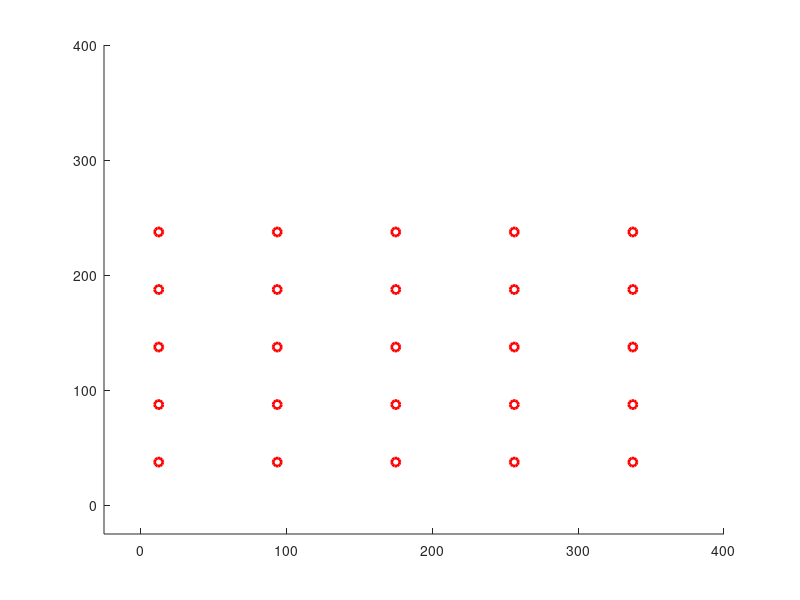

Source code (MATLAB): (Note: this script raises an error after producing the figure.)
%% Variable Setup
grid_size = [15 15];
grid_w = 25;
max_step = 20000;
tol_wp = 10;
tol_transform = pi/50;
Dy_angv_transform = pi/8;
tol_heading = pi/7;

cvg_sample_side = [20 20];

Algorithm = 'square_waypoint';
Serial_port = 'COM12';
baudrate = 9600;

is_heading_correction = false;
is_coverage_map = false;
is_calculate_coverage = true;
is_wp_disappear_upon_reach = false;
is_grid_on = true;
is_xbee_on = false;
is_fixed_offset = true;
is_streaming_on = false;


fixed_offset = [96.5 -54.5];
starting_grid = [1 2];
robot_weight = [1.5 1.5 1.5 1.5];
robot_Form = 1;

time_interval = 5;

max_pos_initialize = 5;

%% Variable initialization


heading = [0 0 pi pi];

time_pause = time_interval/100;

pos_uwb_offset = [0 -3];
pos_uwb_raw =  zeros(2, max_step);
pos_uwb = zeros(2, max_step);

pos_center = zeros(4, 2, max_step);

heading = zeros(4, max_step);

Grid_setup = zeros(grid_size(1),  grid_size(2));
Grid_current =  zeros(grid_size(1),  grid_size(2), max_step);
Grid_visited =  zeros(grid_size(1),  grid_size(2), max_step);

Dy_force = zeros(4, 2, max_step);
Dy_a = zeros(4, 2, max_step);
Dy_v = zeros(4, 2, max_step);

Wp = [];
wp_current = 1;
Circle_Wp = [];

is_rotating = false;

Line_Robot = [];
Line_Robot_area = [];
Line_Border = [];
loc_center = [0 0];

RobotShapes = [0 0 0 0 ;
                        0 0 pi pi;
                        0 0 0 -pi;
                        -pi 0 0 0;
                        -pi 0 0 -pi;
                        -pi/2 0 pi 0;
                        -pi/2 0 pi pi/2];
                    
char_command = '';
Cvg = [];
count_cvg_point = 0;
cvg_sample_w = grid_w*[grid_size(1)/cvg_sample_side(1) grid_size(2)/cvg_sample_side(2)];
grid_dhw = sqrt(2) / 2 * grid_w;

count_pos_initialize = 0;
is_pos_initialized = false;
pos_initial = [];

if (is_xbee_on)
    delete(instrfindall);
    arduino = serial(Serial_port,'BaudRate',baudrate);
    fopen(arduino);
end

for idxx = 1:(cvg_sample_side(2)+1)
    for idxy = 1:(cvg_sample_side(1)+1)
        Cvg = [Cvg; cvg_sample_w(1)*(idxy-1) cvg_sample_w(2)*(idxx-1) 0];
    end
end

    for idx = 1: 10
        if (mod(idx, 4) == 1)
            Wp = [Wp; 0.5*grid_w  (idx+0.5)*grid_w 1];
            Wp = [Wp; (0.5+(grid_size(2)-2)*1/4.0)*grid_w  (idx+0.5)*grid_w 7];
            Wp = [Wp; (0.5+(grid_size(2)-2)*2/4.0)*grid_w  (idx+0.5)*grid_w 5];
            Wp = [Wp; (0.5+(grid_size(2)-2)*3/4.0)*grid_w  (idx+0.5)*grid_w 5];
        end
        if (mod(idx, 4) == 2)
            Wp = [Wp; (grid_size(2) - 1.5)*grid_w  (idx-0.5)*grid_w 2];
        end
        if (mod(idx, 4) == 3)
            Wp = [Wp; (grid_size(2) - 1.5)*grid_w (idx+0.5)*grid_w 2];
            Wp = [Wp; (grid_size(2) - 1.5 - (grid_size(2)-2)*1/4.0)*grid_w  (idx+0.5)*grid_w 2];
            Wp = [Wp; (grid_size(2) - 1.5 - (grid_size(2)-2)*2/4.0)*grid_w  (idx+0.5)*grid_w 2];
            Wp = [Wp; (grid_size(2) - 1.5 - (grid_size(2)-2)*3/4.0)*grid_w  (idx+0.5)*grid_w 2];
        end
        if (mod(idx, 4) == 0)
            Wp = [Wp; 0.5*grid_w  (idx-0.5)*grid_w 2];
        end
    end

%% DRAW MAP
figure(1)
axis([-grid_w grid_w*(grid_size(1)+1) -grid_w grid_w*(grid_size(2)+1)])
hold on

 % Draw Waypoints
for idx = 1: size(Wp,1)
    Circle_Wp(idx) = plot(Wp(idx, 1), Wp(idx, 2),'Color', 'r', 'LineWidth', 2, 'Marker', 'o');
end
txt_endLine = [0 0];
txt_endLine_last = [0 0];

%% Square Waypoint  (SW)

if ( strcmp( Algorithm, 'square_waypoint'))
    
    % Algorithm Setup
    occup_start = [2 1; 1 1; 1 2; 2 2];
    
    for idx = 1: 4
        Grid_current( occup_start( idx, 1), occup_start( idx, 2), 1) = idx ;
        Grid_visited( occup_start( idx, 1), occup_start( idx, 2), 1) = 1;
    end 
    pos_uwb_raw(:, 1) = pos_uwb_offset;
    pos_uwb(:, 1) = pos_uwb_raw(:, 1);

    % Algorithm Main Loop
    for step = 1:max_step
        
        % Pause function
        pause(time_pause);
           
        % Robot Dynamics
        
        %for robidx = 1:4
        %Dy_v(:, :, step) = robotMovement(char_command, heading, 2);
            %Dy_force(robidx, :, step) = (Wp(wp_current, :) - pos_uwb(:,step).') / 250;
            %Dy_a(robidx, :, step) = Dy_force(robidx, :, step)  / robot_weight(robidx);
            %Dy_v(robidx, :, step+1) = Dy_v(robidx, :, step) + Dy_a(robidx, :, step) * time_interval;
        %end
       
        %pos_uwb(:, step)  
        %Wp(wp_current, :) 
        %norm(pos_uwb(:, step) - Wp(wp_current, :))

        
        % streaming input
        
        if (is_streaming_on)
            
            fid = fopen('C:\Marvelmind\dashboard\logs\TestLog.txt','rt');
            txt_Streaming = textscan(fid, '%f %f %f %f %f %f %f %f %f %f %f %f %f %f %f', 'delimiter', ',','collectoutput',true...
                  , 'HeaderLines', 3);
            txt_Streaming=txt_Streaming{1};
            fclose(fid);
            txt_rows=size(txt_Streaming,1);
            txt_endLine = txt_Streaming(end, 5:6);
            %txt_endLine = [txt_endLine(1)*100  txt_endLine(2)*100] - pos_uwb_offset;
            if (is_fixed_offset) 
                txt_endLine = txt_endLine*100 + fixed_offset
            end

            if (~is_pos_initialized && (txt_endLine(1) ~= 0 &&  ~isnan(txt_endLine(1))  &&  txt_endLine(2) ~= 0 &&  ~isnan(txt_endLine(2))))
                if (txt_endLine(1) < 1000 && txt_endLine(2) < 1000)
                    count_pos_initialize = count_pos_initialize+1;
                    pos_initial = [pos_initial; txt_endLine];
                    if count_pos_initialize >= max_pos_initialize
                        txt_endLine_last = mean(pos_initial);
                        is_pos_initialized = true;
                        disp('Position initialized!');
                        pos_uwb_offset = txt_endLine_last - starting_grid * grid_w;
                        txt_endLine_last = starting_grid * grid_w;
                    end
                    pos_uwb(:, step+1) = pos_uwb(:, step);
                end
            elseif  (is_pos_initialized && txt_endLine(1) ~= 0 &&  ~isnan(txt_endLine(1))  &&  txt_endLine(2) ~= 0 &&  ~isnan(txt_endLine(2)) )
                if (txt_endLine_last(1) ~= txt_endLine(1) || txt_endLine_last(2) ~= txt_endLine(2)) 
                    %txt_endLine_last
                    %txt_endLine
                    if norm(txt_endLine_last - txt_endLine) < 30
                        line([txt_endLine_last(1) txt_endLine(1)], [txt_endLine_last(2) txt_endLine(2)]);
                        txt_endLine_last = txt_endLine;
                        pos_uwb(:, step+1) = txt_endLine_last.'*0.8 + 0.2*pos_uwb(:, step);
                    else
                        pos_uwb(:, step+1) = pos_uwb(:, step);
                    end
                else
                    pos_uwb(:, step+1) = pos_uwb(:, step);
                end
            else
                 pos_uwb(:, step+1) = pos_uwb(:, step);
            end
        end
        
        if(norm(pos_uwb(:, step).' - Wp(wp_current, 1:2)) < tol_wp )
            if (is_wp_disappear_upon_reach)
                delete(Circle_Wp(wp_current));
            end
            wp_current = wp_current + 1;
        end
        
        is_require_transform = false;
        for rbtidx = 1:4
            if abs(heading(rbtidx) - RobotShapes(Wp(wp_current, 3),rbtidx)) > tol_transform
                is_require_transform = true;
            end
        end
        
        if (robot_Form ~= Wp(wp_current, 3) && is_require_transform)
            is_transforming = true;
        else 
            robot_Form = Wp(wp_current, 3);
            is_transforming = false;
        end
        
        if (~is_pos_initialized && is_streaming_on)
            pos_uwb(:, step+1) = pos_uwb(:, step);
        elseif (is_transforming)
            heading = robotTransformation(Wp(wp_current, 3), heading, RobotShapes, tol_transform, Dy_angv_transform);
            pos_uwb(:, step+1) = pos_uwb(:, step);
        elseif (heading(2) > tol_heading && is_heading_correction ) 
            [Dy_v(:, :, step), heading] = robotMovement('l', heading, 0);
            pos_uwb(:, step+1) = pos_uwb(:, step);
        elseif (heading(2) < - tol_heading && is_heading_correction) 
            [Dy_v(:, :, step), heading]  = robotMovement('r', heading, 0);
            pos_uwb(:, step+1) = pos_uwb(:, step);
        else
             if abs(Wp(wp_current, 1) - pos_uwb(1,step)) > abs(Wp(wp_current, 2) - pos_uwb(2,step)) 
                if Wp(wp_current, 1) - pos_uwb(1,step) > 0
                    char_command = 'R';
                else
                    char_command = 'L';
                end
            else
                if Wp(wp_current, 2) - pos_uwb(2,step) > 0
                    char_command = 'F';
                else
                    char_command = 'B';
                end
             end
            
            %[Dy_v(:, :, step), heading]  = robotMovement(char_command, heading, 2);
            
            if (~is_streaming_on)
                [Dy_v(:, :, step), heading]  = robotMovement(char_command, heading, 2);
                pos_uwb(:, step+1) = Dy_v(2, :, step).' * time_interval+...
                                            0.2* (pos_uwb(:, step) + rand * 10 - 5) + 0.8* pos_uwb(:, step);
            end
            
            %pos_uwb(:, step+1) = Dy_v(2, :, step).' * time_interval+...
           %                                 0.2* (pos_uwb(:, step) + rand * 10 - 5) + 0.8* pos_uwb(:, step);
           % for rbtidx = 1:4
           %     heading(rbtidx) = 0.6 * heading(rbtidx) + 0.4 * (rand - 0.5) * 0.1 ;
           % end
           %heading(2) = 0.6 * heading(2) + 0.4 * (rand - 0.5)  ;
           %heading(1) = heading(2);
           %heading(3) = heading(2);
           %heading(4) = heading(2);
        end
        
        %pos_uwb(:, step)
        % Robot Commands
        %char_command
        if (is_xbee_on)
            writedata = char(char_command);
            fwrite(arduino,writedata,'char');
        end
        %readData = fscanf(arduino, '%c', 1)
        
        
        % update uwb here
        %pos_uwb(1, step+1) = pos_uwb(1, step) + (1+ 0.1* step)* sin(step / 5);
        %pos_uwb(2, step+1) = pos_uwb(2, step) + (1+ 0.08* step)* cos(step / 5);
        
        % calibrate pos here
        pos_x = pos_uwb(1,step);
        pos_nx = pos_uwb(1, step+1);
        pos_y = pos_uwb(2,step);
        pos_ny = pos_uwb(2, step+1);
        
        
        % remove previous robot line plot
        if (~isempty(Line_Robot))
            delete(Line_Robot)
        end
        Line_Robot = [];
        Line_Border = [];
        
        % Draw Robot
        
        pos_center(2,:, step) = [pos_x pos_y];
        pos_center(1,:, step) =  pos_center(2,:,step) + grid_dhw* ...
                                   [sin(pi/4 - heading(2))-cos(pi/4 - heading(1)) ...
                                    -cos(pi/4 - heading(2))-sin(pi/4 - heading(1))];
        pos_center(3,:, step) =  pos_center(2,:,step) + grid_dhw* ...
                                   [cos(pi/4 - heading(2))+sin(heading(3) - pi/4) ...
                                    sin(pi/4 - heading(2))+cos(heading(3) - pi/4)];
        pos_center(4,:, step) =  pos_center(3,:,step) + grid_dhw* ...
                                   [sin(-pi/4 + heading(3))+sin(pi/4 + heading(4)) ...
                                    cos(-pi/4 + heading(3))+cos(pi/4 + heading(4))]; 
        
        pos_center(2,:, step+1) = [pos_nx pos_ny];
        pos_center(1,:, step+1) =  pos_center(2,:, step+1) + grid_dhw* ...
                                   [sin(pi/4 - heading(2))-cos(pi/4 - heading(1)) ...
                                    -cos(pi/4 - heading(2))-sin(pi/4 - heading(1))];
        pos_center(3,:, step+1) =  pos_center(2,:, step+1) + grid_dhw* ...
                                   [cos(pi/4 - heading(2))+sin(heading(3) - pi/4) ...
                                    sin(pi/4 - heading(2))+cos(heading(3) - pi/4)];
        pos_center(4,:, step+1) =  pos_center(3,:,step+1)  + grid_dhw* ...
                                   [sin(-pi/4 + heading(3))+sin(pi/4 + heading(4)) ...
                                    cos(-pi/4 + heading(3))+cos(pi/4 + heading(4))]; 
        

        
        % plot robot BG
        if (is_coverage_map == 1)
            for robidx = 1:4
            Line_Robot(robidx,1) = line([pos_center(robidx, 1, step)+grid_dhw*cos(pi/4 - heading(robidx)) ...
                                                     pos_center(robidx, 1, step)+grid_dhw*sin(pi/4 - heading(robidx))], ...
                                                    [pos_center(robidx, 2, step)+grid_dhw*sin(pi/4 -  heading(robidx)) ...
                                                     pos_center(robidx, 2, step)+grid_dhw*-cos(pi/4 -  heading(robidx))], 'Color', 'yellow', 'LineWidth', 2);
            Line_Robot(robidx,2) = line([pos_center(robidx, 1, step)+grid_dhw*cos(pi/4 -  heading(robidx))... 
                                                     pos_center(robidx, 1, step)+grid_dhw*-sin(pi/4 -  heading(robidx))], ...
                                                    [ pos_center(robidx, 2, step)+grid_dhw*sin(pi/4 -  heading(robidx))...
                                                      pos_center(robidx, 2, step)+grid_dhw*cos(pi/4 -  heading(robidx))], 'Color', 'yellow', 'LineWidth', 2);
            Line_Robot(robidx,3) = line([pos_center(robidx, 1, step)+grid_dhw*-cos(pi/4 -  heading(robidx)) ...
                                                     pos_center(robidx, 1, step)+grid_dhw*-sin(pi/4 -  heading(robidx))], ...
                                                    [ pos_center(robidx, 2, step)+grid_dhw*-sin(pi/4 -  heading(robidx)) ...
                                                      pos_center(robidx, 2, step)+grid_dhw*cos(pi/4 -  heading(robidx))], 'Color', 'yellow', 'LineWidth', 2);
            Line_Robot(robidx,4) = line([pos_center(robidx, 1, step)+grid_dhw*-cos(pi/4 -  heading(robidx)) ...
                                                     pos_center(robidx, 1, step)+grid_dhw*sin(pi/4 -  heading(robidx))], ...
                                                    [ pos_center(robidx, 2, step)+grid_dhw*-sin(pi/4 -  heading(robidx))...
                                                      pos_center(robidx, 2, step)+grid_dhw*-cos(pi/4 -  heading(robidx))], 'Color', 'yellow', 'LineWidth', 2);
        
             end
        end
            
        % Draw Outer Border
        Line_Border(1) = line([0 0], [0 grid_w*grid_size(1)], 'Color', 'black', 'LineWidth', 2);
        Line_Border(2) =line([0 grid_w*grid_size(2)], [0 0], 'Color', 'black', 'LineWidth', 2);
        Line_Border(3) =line([grid_w*grid_size(2) grid_w*grid_size(1)], [0 grid_w*grid_size(1)], 'Color', 'black', 'LineWidth', 2);
        Line_Border(4) =line([grid_w*grid_size(2) 0], [grid_w*grid_size(2) grid_w*grid_size(1)], 'Color', 'black', 'LineWidth', 2);
        if (is_grid_on)
            for idxx = 1:(grid_size(1) + 1)
                line(grid_w*[(idxx-1) (idxx-1)], grid_w*[0 grid_size(2)], 'Color', 'black', 'LineWidth', 0.5);
            end
            for idxy = 1:(grid_size(2) + 1)
                line(grid_w*[0 grid_size(1)], grid_w*[(idxy-1) (idxy-1)], 'Color', 'black', 'LineWidth', 0.5);
            end
        end
        
        % Draw Robot Outline
        for robidx = 1:4
            %line([pos_center(robidx,1,step) pos_center(robidx,1,step+1)], [pos_center(robidx,2,step) pos_center(robidx,2,step+1)])  
            Line_Robot(robidx,1) = line([pos_center(robidx, 1, step)+grid_dhw*cos(pi/4 - heading(robidx)) ...
                                                     pos_center(robidx, 1, step)+grid_dhw*sin(pi/4 - heading(robidx))], ...
                                                    [pos_center(robidx, 2, step)+grid_dhw*sin(pi/4 -  heading(robidx)) ...
                                                     pos_center(robidx, 2, step)+grid_dhw*-cos(pi/4 -  heading(robidx))], 'Color', 'green', 'LineWidth', 1);
            Line_Robot(robidx,2) = line([pos_center(robidx, 1, step)+grid_dhw*cos(pi/4 -  heading(robidx))... 
                                                     pos_center(robidx, 1, step)+grid_dhw*-sin(pi/4 -  heading(robidx))], ...
                                                    [ pos_center(robidx, 2, step)+grid_dhw*sin(pi/4 -  heading(robidx))...
                                                      pos_center(robidx, 2, step)+grid_dhw*cos(pi/4 -  heading(robidx))], 'Color', 'green', 'LineWidth', 1);
            Line_Robot(robidx,3) = line([pos_center(robidx, 1, step)+grid_dhw*-cos(pi/4 -  heading(robidx)) ...
                                                     pos_center(robidx, 1, step)+grid_dhw*-sin(pi/4 -  heading(robidx))], ...
                                                    [ pos_center(robidx, 2, step)+grid_dhw*-sin(pi/4 -  heading(robidx)) ...
                                                      pos_center(robidx, 2, step)+grid_dhw*cos(pi/4 -  heading(robidx))], 'Color', 'green', 'LineWidth', 1);
            Line_Robot(robidx,4) = line([pos_center(robidx, 1, step)+grid_dhw*-cos(pi/4 -  heading(robidx)) ...
                                                     pos_center(robidx, 1, step)+grid_dhw*sin(pi/4 -  heading(robidx))], ...
                                                    [ pos_center(robidx, 2, step)+grid_dhw*-sin(pi/4 -  heading(robidx))...
                                                      pos_center(robidx, 2, step)+grid_dhw*-cos(pi/4 -  heading(robidx))], 'Color', 'green', 'LineWidth', 1);   
        end
        
        if(is_calculate_coverage)
            for cvg_idx = 1: numel(Cvg(:, 1))
                if (abs(pos_center(2, :, step)-Cvg(cvg_idx, 1:2)) < 2.5*sqrt(2)*grid_w)
                    for robidx = 1:4
                        if (Cvg(cvg_idx, 3) == 0)
                            tri1_x = [pos_center(robidx, 1, step)+grid_dhw*cos(pi/4 - heading(robidx)) ...
                                          pos_center(robidx, 1, step)+grid_dhw*sin(pi/4 - heading(robidx)) ...
                                          Cvg(cvg_idx, 1)];
                            tri1_y = [pos_center(robidx, 2, step)+grid_dhw*sin(pi/4 -  heading(robidx))  ...
                                          pos_center(robidx, 2, step)+grid_dhw*-cos(pi/4 -  heading(robidx)) ...
                                          Cvg(cvg_idx, 2)];
                            area1 = polyarea(tri1_x,tri1_y);
                            tri2_x = [pos_center(robidx, 1, step)+grid_dhw*cos(pi/4 -  heading(robidx)) ...
                                          pos_center(robidx, 1, step)+grid_dhw*-sin(pi/4 -  heading(robidx)) ...
                                          Cvg(cvg_idx, 1)];
                            tri2_y = [pos_center(robidx, 2, step)+grid_dhw*sin(pi/4 -  heading(robidx))  ...
                                          pos_center(robidx, 2, step)+grid_dhw*cos(pi/4 -  heading(robidx)) ...
                                          Cvg(cvg_idx, 2)];
                            area2 = polyarea(tri1_x,tri1_y);
                            tri3_x = [pos_center(robidx, 1, step)+grid_dhw*-cos(pi/4 -  heading(robidx)) ...
                                          pos_center(robidx, 1, step)+grid_dhw*-sin(pi/4 - heading(robidx)) ...
                                          Cvg(cvg_idx, 1)];
                            tri3_y = [pos_center(robidx, 2, step)+grid_dhw*-sin(pi/4 -  heading(robidx))  ...
                                          pos_center(robidx, 2, step)+grid_dhw*cos(pi/4 -  heading(robidx)) ...
                                          Cvg(cvg_idx, 2)];
                            area3 = polyarea(tri3_x,tri3_y);
                            tri4_x = [pos_center(robidx, 1, step)+grid_dhw*-cos(pi/4 -  heading(robidx)) ...
                                          pos_center(robidx, 1, step)+grid_dhw*sin(pi/4 -  heading(robidx)) ...
                                          Cvg(cvg_idx, 1)];
                            tri4_y = [pos_center(robidx, 2, step)+grid_dhw*-sin(pi/4 -  heading(robidx)) ...
                                          pos_center(robidx, 2, step)+grid_dhw*-cos(pi/4 -  heading(robidx)) ...
                                          Cvg(cvg_idx, 2)];
                            area4 =  polyarea(tri4_x,tri4_y);
                            if area1 + area2 + area3 + area4 <= grid_w* grid_w + 0.1
                                Cvg(cvg_idx,3) = 1;
                                count_cvg_point = count_cvg_point+1;
                            end
                        end
                    end
                end
            end
            count_cvg_point/ numel(Cvg(:, 1))
        end
        % Draw Robot Center
        line([pos_x pos_nx], [pos_y pos_ny])
        
    end
end
